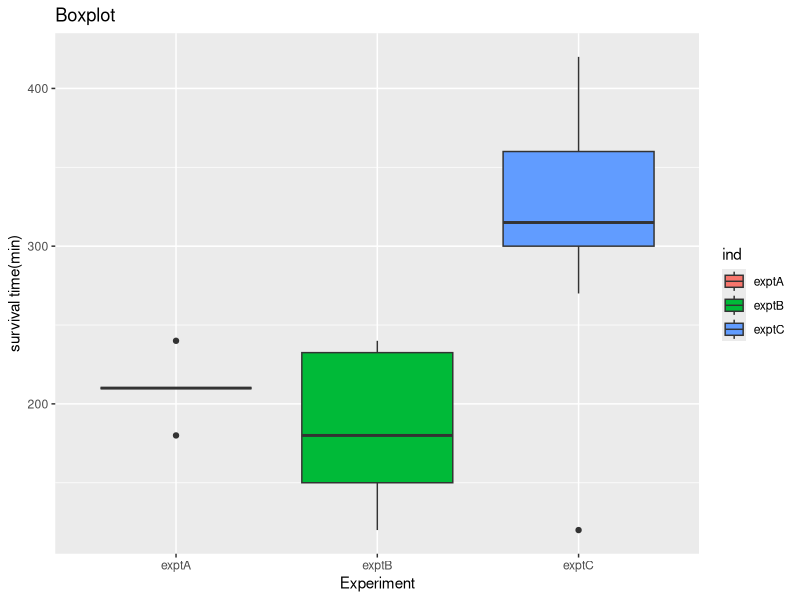
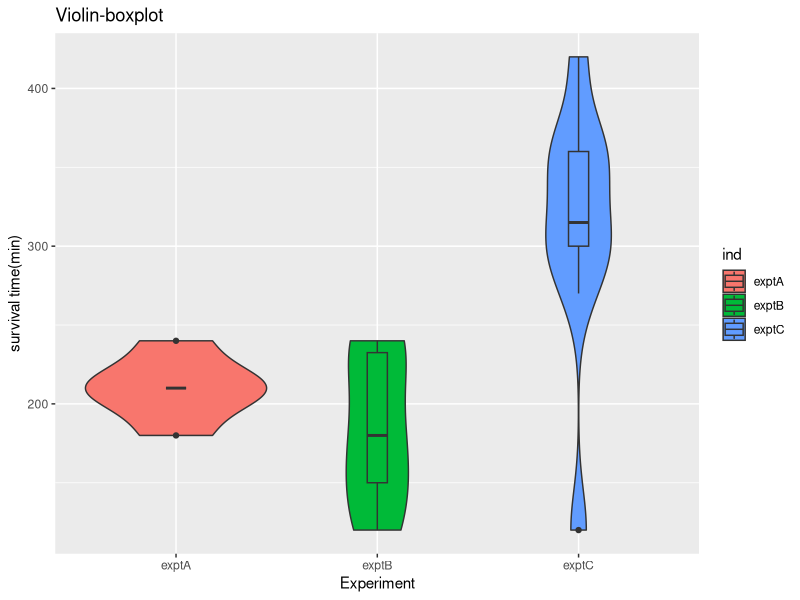

Generate these figures, in order, with R: (Note: this script raises an error after producing the figures.)
pathRoot <- "J:/HT"
setwd(pathRoot)
# Data:
exptA <- c(210,180,240,210,210)
exptB <- c(150,180,210,240,240,120,180,240,120,150)
exptC <- c(330,300,300,420,360,270,360,360,300,120)

exptdata <- stack(list(exptA=exptA, exptB=exptB,exptC=exptC))

##################
# Visualization
##################
library(ggplot2)
png(file.path(pathRoot,"boxplots.png"))
ggplot(exptdata, aes(x=ind, y=values, fill=ind)) + geom_boxplot() +
    scale_x_discrete(name ="Experiment") + scale_y_continuous(name ="survival time(min)")+
    ggtitle("Boxplot")
dev.off()

png(file.path(pathRoot,"violin_boxplots.png"))
ggplot(exptdata, aes(x=ind, y=values, fill=ind)) + geom_violin() +
    # stat_summary(fun.y=mean, geom="point", shape=23, size=2) +
    geom_boxplot(width=0.1) +
    scale_x_discrete(name ="Experiment") + scale_y_continuous(name ="survival time(min)") +
    ggtitle("Violin-boxplot")
dev.off()
##################
# Normality test:
##################
# Shapiro-Wilk test:
exptnames <- unique(as.character(exptdata[,"ind"]))
shapiro_res <- sapply(exptnames, function(x){shapiro.test(exptdata[exptdata[,"ind"]==x,"values"])})
colnames(shapiro_res) <- exptnames
shapiro_res <- t(shapiro_res[-c(3,4),])
write.csv(shapiro_res, file.path(pathRoot,"shapiro_result.csv"))

# Combining exptA & B:
shapiro.test(c(exptA, exptB))

# Visualization:
library(car)

sapply(exptnames, function(x){png(file.path(pathRoot,paste(x,"_qqplots.png",sep="")))
                              qqPlot(exptdata[exptdata[,"ind"]==x,"values"],
                                     ylab="");
                              title(ylab = paste(x," quantiles",sep=""));
                              dev.off()})

png(file.path(pathRoot,"qqplots_A_B.png"))
qqPlot(c(exptA,exptB),ylab="exptA+exptB quantiles")
dev.off()
########################
# Equality of variance
########################
# Use Levene's test to test the equality of variances:
leveneTest(values~ind, exptdata)


########################
# t-test, ANOVA, etc
########################
# Add option to combine exptA and exptB:
ind2 <- as.character(exptdata[,"ind"])
ind2[c(1:15)] <- "exptA_B"
exptdata <- cbind(exptdata,ind2)

# Differences of mean among three experiments?
# Anova and Kruskal-Wallis:
kruskal.test(values~ind, data=exptdata) #non parametric
Anova(lm(values~ind, data=exptdata)) #parametric

# Differences of mean between two experiments?
# Compare expt A & exptB:
wilcox.test(values~ind, data=exptdata[c(1:15),]) #non parametric
t.test(values~ind, data=exptdata[c(1:15),]) #parametric

# Compare expt B & exptC:
wilcox.test(values~ind, data=exptdata[c(6:25),])
t.test(values~ind, data=exptdata[c(6:25),])

# Compare expt A & exptC:
wilcox.test(values~ind, data=exptdata[c(1:5,16:25),])
t.test(values~ind, data=exptdata[c(1:5,16:25),])

# Compare group[exptA+B] and [exptC]
wilcox.test(values~ind2, data=exptdata)
t.test(values~ind2, data=exptdata)

